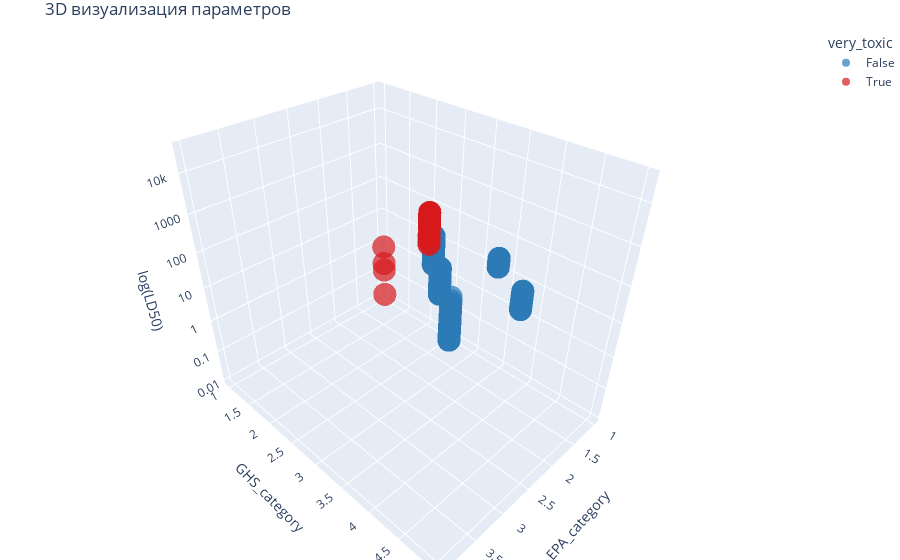

Notebook source saved alongside this figure:
### Markdown cell above
###  Расширенный анализ

### Code cell
# 3D визуализация
fig = px.scatter_3d(
    df.dropna(),
    x='EPA_category',
    y='GHS_category', 
    z='LD50_mgkg',
    color='very_toxic',
    log_z=True,
    opacity=0.7,
    title='3D визуализация параметров',
    labels={'LD50_mgkg': 'log(LD50)'},
    color_discrete_sequence=['#2c7bb6', '#d7191c']
)
fig.update_layout(margin=dict(l=0, r=0, b=0, t=30))
fig.show()

### Figure 1 — Plotly figure (JSON) as saved in the notebook; plotly's stock layout.template omitted (floating-point values rounded to 4 significant figures; data arrays with more than 128 entries replaced by an {"elided": "..."} marker saying what was removed)
{"data": [{"hovertemplate": "very_toxic=False<br>EPA_category=%{x}<br>GHS_category=%{y}<br>log(LD50)=%{z}<extra></extra>", "legendgroup": "False", "marker": {"color": "#2c7bb6", "opacity": 0.7, "symbol": "circle"}, "mode": "markers", "name": "False", "scene": "scene", "showlegend": true, "type": "scatter3d", "x": {"elided": "773 int values"}, "y": {"elided": "773 int values"}, "z": {"elided": "773 float values"}}, {"hovertemplate": "very_toxic=True<br>EPA_category=%{x}<br>GHS_category=%{y}<br>log(LD50)=%{z}<extra></extra>", "legendgroup": "True", "marker": {"color": "#d7191c", "opacity": 0.7, "symbol": "circle"}, "mode": "markers", "name": "True", "scene": "scene", "showlegend": true, "type": "scatter3d", "x": [1, 1, 1, 1, 1, 1, 1, 1, 1, 1, 1, 1, 1, 1, 1, 1, 1, 1, 1, 1, 1, 1, 1, 1, 1, 1, 1, 1, 1, 1, 1, 1, 1, 1, 1, 1, 1, 1, 1, 1, 1, 1, 1, 1, 1, 1], "y": [2, 2, 2, 2, 2, 2, 2, 2, 2, 2, 2, 2, 2, 1, 2, 2, 2, 1, 2, 2, 2, 2, 2, 2, 2, 1, 2, 2, 2, 2, 2, 2, 1, 2, 2, 2, 2, 2, 2, 2, 2, 2, 2, 2, 2, 2], "z": [32, 30, 37.5, 30, 18.5, 49, 42.5, 20, 6.44, 5, 27.6, 48, 26, 0.68, 20, 25, 29, 0.012, 10, 50, 50, 35, 29, 30, 40, 0.174, 27, 25, 24, 10, 25, 5.43, 0.1, 18, 50, 27, 8.4, 29.7, 20, 38, 21, 10, 13, 50, 30.54, 18]}], "layout": {"legend": {"title": {"text": "very_toxic"}, "tracegroupgap": 0}, "margin": {"b": 0, "l": 0, "r": 0, "t": 30}, "scene": {"domain": {"x": [0, 1], "y": [0, 1]}, "xaxis": {"title": {"text": "EPA_category"}}, "yaxis": {"title": {"text": "GHS_category"}}, "zaxis": {"title": {"text": "log(LD50)"}, "type": "log"}}, "title": {"text": "3D визуализация параметров"}}}
